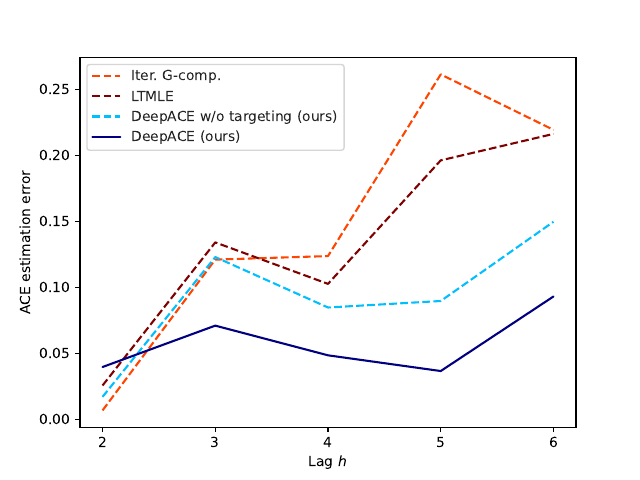

Reproduce this figure in Python.
import plotting.plots as plotting
import joblib
from pathlib import Path
import os
import matplotlib.pyplot as plt
import seaborn as sns
import pandas as pd
import models.helpers as helpers
import numpy as np

if __name__ == "__main__":
    path = Path(os.path.dirname(os.path.realpath(__file__)))
    save_dir = str(path.parent.absolute()) + "/results/"
    df_hplot_deepace_tar = joblib.load(save_dir + "results_hplot_deepace_tar.pkl").iloc[1:6,:]
    df_hplot_deepace = joblib.load(save_dir + "results_hplot_deepace.pkl").iloc[1:6,:]
    df_hplot_gcomp = joblib.load(save_dir + "results_hplot_gcomp.pkl").iloc[1:6,:]
    fig, ax = plt.subplots()
    h = df_hplot_gcomp.shape[0]

    epochs = list(range(5))
    #clrs = sns.color_palette("husl", 4)
    with sns.axes_style("darkgrid"):

        meanst = np.array(df_hplot_gcomp["gcomp"], dtype=np.float64)
        sdt = np.array(df_hplot_gcomp["gcomp_var"], dtype=np.float64)
        ax.plot(epochs, meanst, label="Iter. G-comp.", c="orangered", linestyle="dashed")
        #ax.fill_between(epochs, meanst - sdt, meanst + sdt, alpha=0.3, facecolor=clrs[0])

        meanst = np.array(df_hplot_gcomp["ltmle"], dtype=np.float64)
        sdt = np.array(df_hplot_gcomp["ltmle_var"], dtype=np.float64)
        ax.plot(epochs, meanst, label="LTMLE", c="maroon", linestyle="dashed")
        #ax.fill_between(epochs, meanst - sdt, meanst + sdt, alpha=0.3, facecolor=clrs[1])

        meanst = np.array(df_hplot_deepace["deepace"], dtype=np.float64)
        sdt = np.array(df_hplot_deepace["deepace_var"], dtype=np.float64)
        ax.plot(epochs, meanst, label="DeepACE w/o targeting (ours)", c="deepskyblue", linestyle="dashed")

        meanst = np.array(df_hplot_deepace_tar["deepace_tar"], dtype=np.float64)
        sdt = np.array(df_hplot_deepace_tar["deepace_tar_var"], dtype=np.float64)
        ax.plot(epochs, meanst, label="DeepACE (ours)", c="navy")
        #ax.fill_between(epochs, meanst - sdt, meanst + sdt, alpha=0.3, facecolor="red")

        ax.legend(facecolor="white")
    plt.xlabel(r"Lag $h$")
    plt.ylabel("ACE estimation error")
    plt.xticks(range(h), range(2, h+2))
    plt.savefig(helpers.get_project_path() + "/plotting/hplot.pdf")
    plt.show()
    """
    x = range(0, df_hplot.shape[0])
    plt.plot(x, df_hplot["deepace_tar"], color='blue', label="DeepACE")
    plt.plot(x, df_hplot["ltmle"], color='red', label="LTMLE")
    plt.plot(x, df_hplot["gcomp"], color='green', label="Iter. G-computation")
    plt.legend(loc='upper left')
    plt.show()
    """